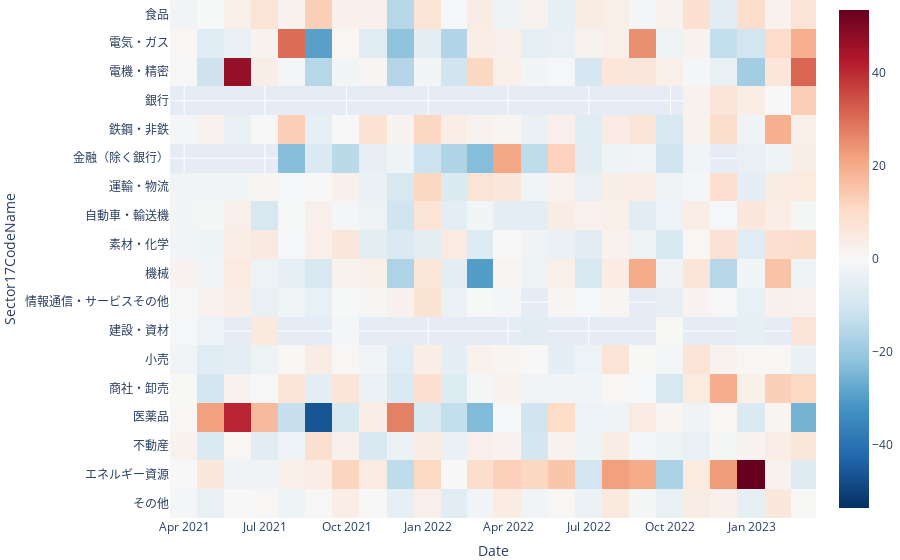

Notebook cell for this chart:
### Markdown cell above
### 月次収益ヒートマップ

### Code cell
import plotly.express as px

fig = px.imshow(monthly_returns.round(2),color_continuous_scale='RdBu_r',color_continuous_midpoint=0)
fig.update_layout(width=1000,margin={'l': 20, 'r': 20, 't': 0, 'b': 0})
fig.show()

### Figure 1 — Plotly figure (JSON) as saved in the notebook; plotly's stock layout.template omitted (floating-point values rounded to 4 significant figures; data arrays with more than 128 entries replaced by an {"elided": "..."} marker saying what was removed)
{"data": [{"coloraxis": "coloraxis", "hovertemplate": "Date: %{x}<br>Sector17CodeName: %{y}<br>color: %{z}<extra></extra>", "name": "0", "type": "heatmap", "x": ["2021-03-31T00:00:00", "2021-04-30T00:00:00", "2021-05-31T00:00:00", "2021-06-30T00:00:00", "2021-07-31T00:00:00", "2021-08-31T00:00:00", "2021-09-30T00:00:00", "2021-10-31T00:00:00", "2021-11-30T00:00:00", "2021-12-31T00:00:00", "2022-01-31T00:00:00", "2022-02-28T00:00:00", "2022-03-31T00:00:00", "2022-04-30T00:00:00", "2022-05-31T00:00:00", "2022-06-30T00:00:00", "2022-07-31T00:00:00", "2022-08-31T00:00:00", "2022-09-30T00:00:00", "2022-10-31T00:00:00", "2022-11-30T00:00:00", "2022-12-31T00:00:00", "2023-01-31T00:00:00", "2023-02-28T00:00:00"], "xaxis": "x", "y": ["食品", "電気・ガス", "電機・精密", "銀行", "鉄鋼・非鉄", "金融（除く銀行）", "運輸・物流", "自動車・輸送機", "素材・化学", "機械", "情報通信・サービスその他", "建設・資材", "小売", "商社・卸売", "医薬品", "不動産", "エネルギー資源", "その他"], "yaxis": "y", "z": {"elided": "18x24 float values"}}], "layout": {"autosize": true, "coloraxis": {"cmid": 0, "colorscale": [[0, "rgb(5,48,97)"], [0.1, "rgb(33,102,172)"], [0.2, "rgb(67,147,195)"], [0.3, "rgb(146,197,222)"], [0.4, "rgb(209,229,240)"], [0.5, "rgb(247,247,247)"], [0.6, "rgb(253,219,199)"], [0.7, "rgb(244,165,130)"], [0.8, "rgb(214,96,77)"], [0.9, "rgb(178,24,43)"], [1, "rgb(103,0,31)"]]}, "margin": {"b": 0, "l": 20, "r": 20, "t": 0}, "xaxis": {"anchor": "y", "autorange": true, "constrain": "domain", "domain": [0, 1], "range": ["2021-03-16", "2023-03-14"], "scaleanchor": "y", "title": {"text": "Date"}, "type": "date"}, "yaxis": {"anchor": "x", "autorange": true, "constrain": "domain", "domain": [0, 1], "range": [17.5, -0.5], "title": {"text": "Sector17CodeName"}, "type": "category"}}}
